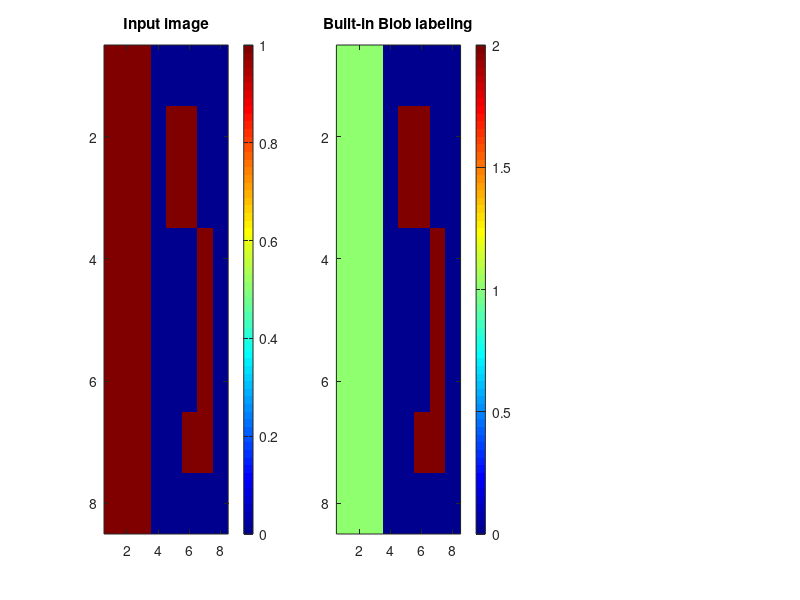

Source code (MATLAB): (Note: this script raises an error after producing the figure.)
%% Lab2-1
BW = logical([1 1 1 0 0 0 0 0;
    1 1 1 0 1 1 0 0;
    1 1 1 0 1 1 0 0;
    1 1 1 0 0 0 1 0;
    1 1 1 0 0 0 1 0;
    1 1 1 0 0 0 1 0;
    1 1 1 0 0 1 1 0;
    1 1 1 0 0 0 0 0]);

figure(1); subplot(1,3,1); imagesc(BW), colorbar;
title('Input image');


L = bwlabel(BW,8);
subplot(1,3,2); imagesc(L); colormap jet; colorbar;
title('Built-in Blob labeling')
[r, c]=find(L==2);
rc=[r c]

L1 = myBlLabel8(BW);
subplot(1,3,3); imagesc(L1); colormap jet; colorbar;
title('My Blob labeling');
[r1, c1]=find(L1==2);
rc1=[r1 c1]

%% Lab2-2
% load a gray image
grayImage = imread('rice.png');
figure(2), subplot(2,2,1); imshow(grayImage);
title('Input gray image');

% thresholding
brightBlobs = grayImage > 128; % Find bright things.
subplot(2,2,2); imshow(brightBlobs);
title('Binary image');

% labeling
L2 = bwlabel(brightBlobs,8) % blob labeling with 8 adjacency
subplot(2,2,3); imagesc(L2); colormap jet
title('Built-in Blob labeling'); colorbar;

% my labeling
L3 = myBlLabel8(brightBlobs); % my blob labeling with 8 adjacency
subplot(2,2,4); imagesc(L3); colormap jet
title('My Blob labeling'); colorbar;  